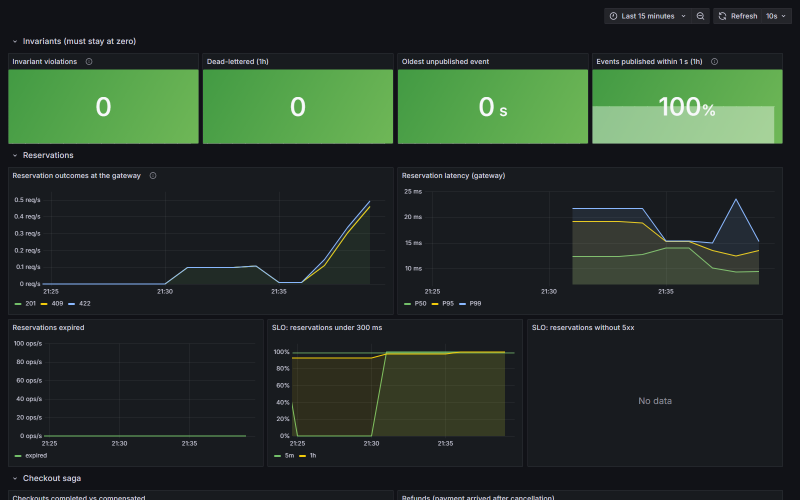
#> input picture docs/assets/grafana-business-invariants.png, 1600 x 1000 px (shown at 1/2 size)
$ python -i showcase_gif.py   (imports and definitions only)
#> lines starting #> are read from the running program, lines starting #| are printed output that depends on the picture
#> further down, picture is the input picture: PIL image 1600x1000 RGB; mean R, G, B 37.9, 50.9, 40.9
#!/usr/bin/env python3
"""Builds docs/assets/stockforge-showcase.gif from a live run of the whole platform. Nothing is mocked or canned.

    pip install playwright pillow                 # uses the installed Microsoft Edge/Chrome
    docker compose --profile apps --profile tools up -d --wait
    python scripts/demo/showcase_gif.py

Sequence of the GIF (each frame is a real capture, captioned with what it proves):
    1  Swagger UI, 7 steps   authorize, create product, read availability, reserve, replay, order, saga, BOLA
    2  Terminal, 5 acts      oversell race, idempotency race, saga compensation, Kafka outage, invariant audit
    3  Grafana, 2 dashboards captured right after the load, so they show it
    4  Kafka UI, 2 pages     topics with the outbox-published events, and the order-events messages

The run stops the Kafka container for a minute (act 4). The GIF is written only if every act of the proof passed; the
full transcript is saved next to it as docs/assets/engineering-proof.txt.
"""
import argparse
import os
import re
import subprocess
import sys
import time
from pathlib import Path

from PIL import Image, ImageDraw, ImageFont
from playwright.sync_api import sync_playwright

sys.path.insert(0, str(Path(__file__).resolve().parent))
from swagger_walkthrough import record_swagger  # noqa: E402

ROOT = Path(__file__).resolve().parents[2]
WIDTH = 1280
NAVY, INDIGO, TEXT = (15, 23, 42), (99, 102, 241), (248, 250, 252)
FONTS = Path("C:/Windows/Fonts")


# [81 lines left out: functions font, write_caption, captioned, run_proof, split_acts, terminal_frame and 1 more, not called in this run]


DASH_CAPTIONS = {
    "grafana-business": "Grafana: invariant violations 0, dead-lettered 0. Red tile = the Act 4 Kafka outage delaying events",
    "grafana-system": "Grafana: RED metrics, JVM, connection pools and per-service latency during the same run",
    "kafka-topics": "Kafka UI: the saga's topics (commands, events, and a dead-letter topic for each)",
    "kafka-messages": "Kafka UI: order-events, the outbox-published saga events, with partition and offset",
}


# [22 lines left out: function capture_dashboards, not called in this run]


HEIGHT = 820  # one canvas for every frame: viewers crop later frames to the size of the first one


def fit(frame):
    """Scales to WIDTH, then crops the bottom or pads with the terminal background to exactly WIDTH x HEIGHT."""
    img = frame.convert("RGB")
    img = img.resize((WIDTH, int(img.height * WIDTH / img.width)), Image.Resampling.LANCZOS)
    canvas = Image.new("RGB", (WIDTH, HEIGHT), (13, 17, 23))
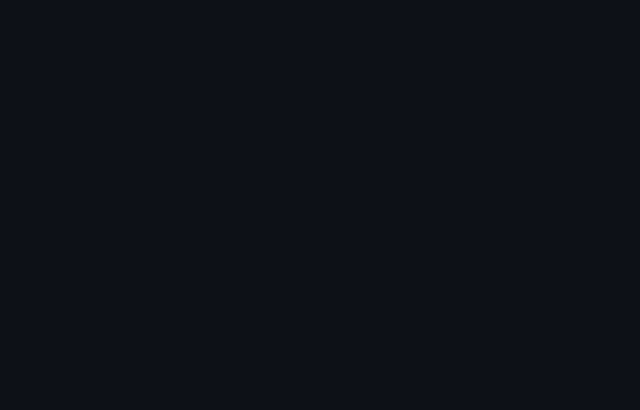
#> canvas: PIL image 1280x820 RGB (shown at 1/2 size); mean R, G, B 13, 17, 23
    canvas.paste(img.crop((0, 0, WIDTH, min(img.height, HEIGHT))), (0, 0))
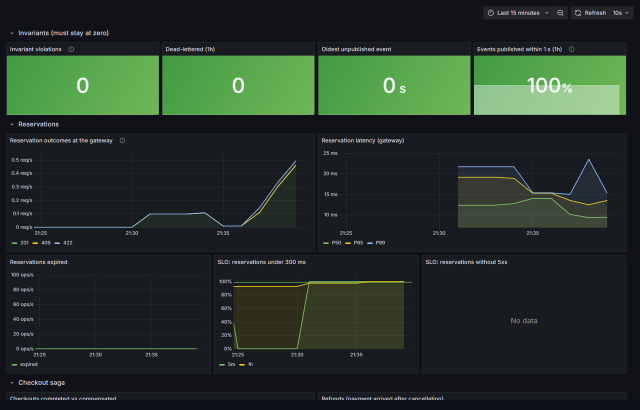
#> canvas: PIL image 1280x820 RGB (shown at 1/2 size); mean R, G, B 37.3, 50.1, 40.4
    return canvas


# [64 lines left out: functions save_gif, main, not called in this run]


# [2 lines not run here, left out]

>>> from PIL import Image
>>> picture = Image.open('../../docs/assets/grafana-business-invariants.png')
>>> result = fit(picture)
